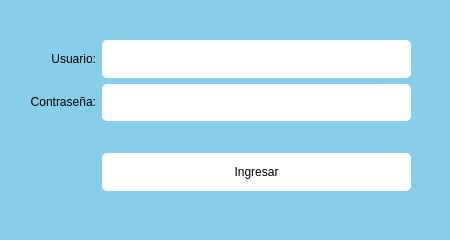
<?xml version="1.0" encoding="UTF-8"?>
<ui version="4.0">
 <class>Dialog</class>
 <widget class="QDialog" name="Dialog">
  <property name="geometry">
   <rect>
    <x>0</x>
    <y>0</y>
    <width>450</width>
    <height>240</height>
   </rect>
  </property>
  <property name="sizePolicy">
   <sizepolicy hsizetype="Ignored" vsizetype="Ignored">
    <horstretch>0</horstretch>
    <verstretch>0</verstretch>
   </sizepolicy>
  </property>
  <property name="minimumSize">
   <size>
    <width>450</width>
    <height>240</height>
   </size>
  </property>
  <property name="maximumSize">
   <size>
    <width>450</width>
    <height>240</height>
   </size>
  </property>
  <property name="windowTitle">
   <string>Login - Hotel Portales Plaza</string>
  </property>
  <property name="windowIcon">
   <iconset>
    <normaloff>../../Imagenes/Logo Hotel.png</normaloff>../../Imagenes/Logo Hotel.png</iconset>
  </property>
  <widget class="QWidget" name="widget" native="true">
   <property name="enabled">
    <bool>true</bool>
   </property>
   <property name="geometry">
    <rect>
     <x>0</x>
     <y>0</y>
     <width>450</width>
     <height>240</height>
    </rect>
   </property>
   <property name="minimumSize">
    <size>
     <width>450</width>
     <height>240</height>
    </size>
   </property>
   <property name="maximumSize">
    <size>
     <width>450</width>
     <height>240</height>
    </size>
   </property>
   <property name="styleSheet">
    <string notr="true">background: rgb(135, 206, 235)</string>
   </property>
   <widget class="QWidget" name="layoutWidget">
    <property name="geometry">
     <rect>
      <x>30</x>
      <y>40</y>
      <width>381</width>
      <height>151</height>
     </rect>
    </property>
    <layout class="QGridLayout" name="gridLayout">
     <item row="0" column="0">
      <widget class="QLabel" name="label_usuario">
       <property name="styleSheet">
        <string notr="true">font: 75 10pt &quot;MS Shell Dlg 2&quot;;</string>
       </property>
       <property name="text">
        <string>&lt;html&gt;&lt;head/&gt;&lt;body&gt;&lt;p align=&quot;right&quot;&gt;Usuario:&lt;/p&gt;&lt;/body&gt;&lt;/html&gt;</string>
       </property>
      </widget>
     </item>
     <item row="0" column="1">
      <widget class="QLineEdit" name="line_usuario">
       <property name="sizePolicy">
        <sizepolicy hsizetype="Expanding" vsizetype="Ignored">
         <horstretch>0</horstretch>
         <verstretch>0</verstretch>
        </sizepolicy>
       </property>
       <property name="maximumSize">
        <size>
         <width>16777215</width>
         <height>40</height>
        </size>
       </property>
       <property name="styleSheet">
        <string notr="true">border-radius: 5px;
font: 75 10pt &quot;MS Shell Dlg 2&quot;;
background: rgb(255, 255, 255)</string>
       </property>
       <property name="alignment">
        <set>Qt::AlignCenter</set>
       </property>
      </widget>
     </item>
     <item row="1" column="0">
      <widget class="QLabel" name="label_contrasenia">
       <property name="styleSheet">
        <string notr="true">font: 75 10pt &quot;MS Shell Dlg 2&quot;;</string>
       </property>
       <property name="text">
        <string>&lt;html&gt;&lt;head/&gt;&lt;body&gt;&lt;p align=&quot;right&quot;&gt;Contraseña:&lt;/p&gt;&lt;/body&gt;&lt;/html&gt;</string>
       </property>
      </widget>
     </item>
     <item row="1" column="1">
      <widget class="QLineEdit" name="line_contrasenia">
       <property name="sizePolicy">
        <sizepolicy hsizetype="Expanding" vsizetype="Ignored">
         <horstretch>0</horstretch>
         <verstretch>0</verstretch>
        </sizepolicy>
       </property>
       <property name="maximumSize">
        <size>
         <width>16777215</width>
         <height>40</height>
        </size>
       </property>
       <property name="styleSheet">
        <string notr="true">border-radius: 5px;
font: 75 10pt &quot;MS Shell Dlg 2&quot;;
background: rgb(255, 255, 255)</string>
       </property>
       <property name="echoMode">
        <enum>QLineEdit::Password</enum>
       </property>
       <property name="alignment">
        <set>Qt::AlignCenter</set>
       </property>
       <property name="placeholderText">
        <string/>
       </property>
      </widget>
     </item>
     <item row="2" column="1">
      <widget class="QLabel" name="label_error">
       <property name="sizePolicy">
        <sizepolicy hsizetype="Minimum" vsizetype="Ignored">
         <horstretch>0</horstretch>
         <verstretch>0</verstretch>
        </sizepolicy>
       </property>
       <property name="maximumSize">
        <size>
         <width>16777215</width>
         <height>20</height>
        </size>
       </property>
       <property name="styleSheet">
        <string notr="true">font: 8pt &quot;MS Shell Dlg 2&quot;;
color: rgb(170, 0, 0)</string>
       </property>
       <property name="text">
        <string>&lt;html&gt;&lt;head/&gt;&lt;body&gt;&lt;p&gt;&lt;br/&gt;&lt;/p&gt;&lt;/body&gt;&lt;/html&gt;</string>
       </property>
       <property name="alignment">
        <set>Qt::AlignCenter</set>
       </property>
      </widget>
     </item>
     <item row="3" column="1">
      <widget class="QPushButton" name="btn_ingresar">
       <property name="sizePolicy">
        <sizepolicy hsizetype="Expanding" vsizetype="Ignored">
         <horstretch>0</horstretch>
         <verstretch>0</verstretch>
        </sizepolicy>
       </property>
       <property name="minimumSize">
        <size>
         <width>0</width>
         <height>30</height>
        </size>
       </property>
       <property name="cursor">
        <cursorShape>PointingHandCursor</cursorShape>
       </property>
       <property name="mouseTracking">
        <bool>false</bool>
       </property>
       <property name="focusPolicy">
        <enum>Qt::StrongFocus</enum>
       </property>
       <property name="styleSheet">
        <string notr="true">border-radius: 5px;
font: 75 8pt &quot;MS Shell Dlg 2&quot;;
background-color: rgb(255, 255, 255)</string>
       </property>
       <property name="text">
        <string>Ingresar</string>
       </property>
      </widget>
     </item>
    </layout>
   </widget>
  </widget>
 </widget>
 <resources/>
 <connections/>
</ui>
